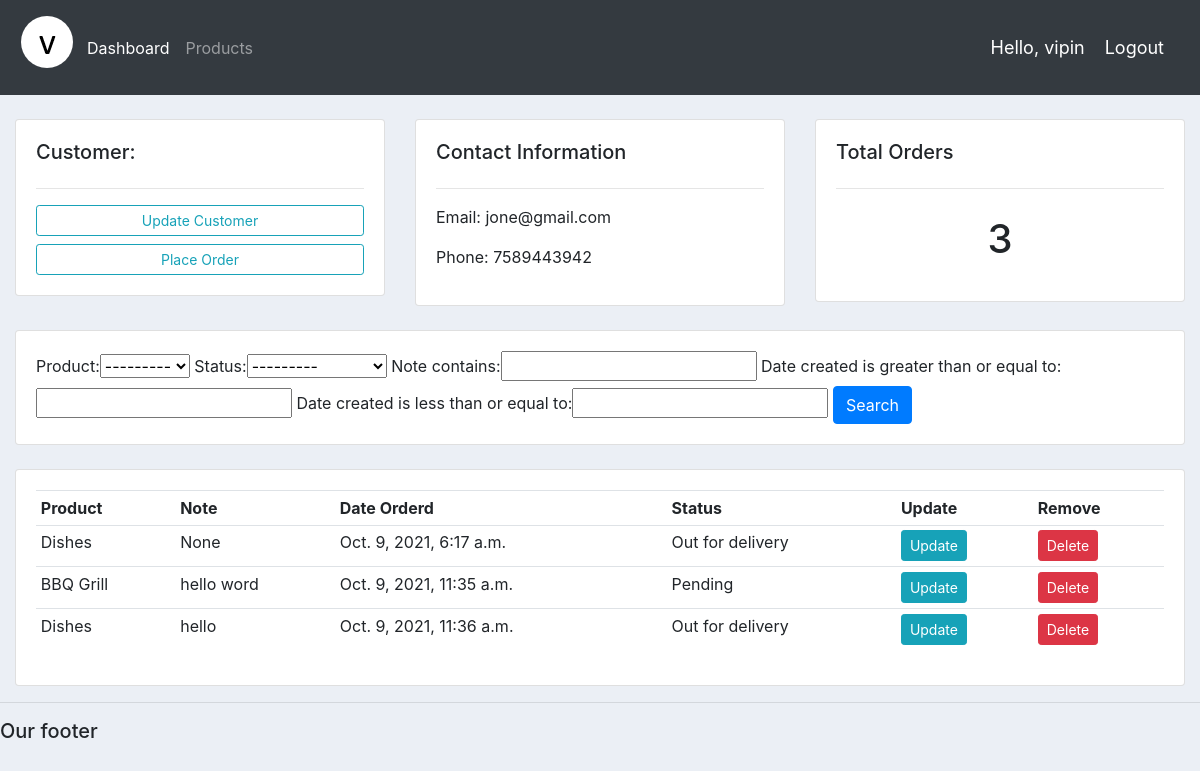
The app's page /customer/1/ (signed in) with its own data.
### accounts/models.py (models this page shows, shortened)
class Customer(models.Model):
    user = models.OneToOneField(User, null=True, blank=True, on_delete=models.CASCADE)
    name = models.CharField(max_length=200, null = True)
    phone = models.CharField(max_length=200, null= True)
    email = models.CharField(max_length=200, null= True)
    profile_pic = models.ImageField(default="profile.png", null=True, blank=True)
    date_created = models.DateTimeField(auto_now_add=True, null=True)

class Order(models.Model):
    STATUS = (
        ('Pending', 'Pending'),
        ('Out for delivery', 'Out for delivery'),
        ('Delivered', 'Delivered'),
    )
    customer = models.ForeignKey(Customer, null=True, on_delete=models.SET_NULL)
    product = models.ForeignKey(Product, null=True, on_delete=models.SET_NULL)
    date_created = models.DateTimeField(auto_now_add=True, null=True)
    status = models.CharField(max_length=200, null = True, choices=STATUS)
    note = models.CharField(max_length=1000, null = True)

class Product(models.Model):
    CATEGORY = (
        ('Indoor', 'Indoor'),
        ('Out Door', 'Out Door'),
    )
    name = models.CharField(max_length=200, null=True)
    price = models.FloatField(null=True)
    category = models.CharField(max_length=200, null=True, choices=CATEGORY)
    description = models.CharField(max_length=200, null=True, blank=True)
    date_created = models.DateTimeField(auto_now_add=True, null=True)
    tags = models.ManyToManyField(Tag)
    def __str__(self):
        return self.name

### accounts/decorators.py (the view)
        def wrapper_func(request, *args, **kwargs):
            group = None
            if request.user.groups.exists():
                group = request.user.groups.all()[0].name
            if group in allowed_roles:
                return view_func(request, *args, **kwargs)
            else:
                return HttpResponse('You are not authorized to view this page')

### accounts/views.py (called while the page is built)
@login_required(login_url='login')
@allowed_users(allowed_roles=['admin'])
def customers(request, pk):
    customer = Customer.objects.get(id=pk)
    orders = customer.order_set.all()
    order_count = orders.count()
    myFilter = OrderFilter(request.GET, queryset=orders)
    orders = myFilter.qs
    context = {'customer': customer, 'orders': orders, 'order_count': order_count, 'myFilter': myFilter}
    return render(request, 'accounts/customer.html', context)

### accounts/templates/accounts/customer.html
{%  extends 'accounts/main.html' %}
{% block content %}
	<br>
<div class="row">
	<div class="col-md">
		<div class="card card-body">
			<h5>Customer:</h5>
			<hr>
			<a class="btn btn-outline-info  btn-sm btn-block" href="">Update Customer</a>
			<a class="btn btn-outline-info  btn-sm btn-block" href=" {% url 'create_order' customer.id %} ">Place Order</a>
		</div>
	</div>
	<div class="col-md">
		<div class="card card-body">
			<h5>Contact Information</h5>
			<hr>
			<p>Email: {{customer.email}} </p>
			<p>Phone: {{customer.phone}} </p>
		</div>
	</div>
	<div class="col-md">
		<div class="card card-body">
			<h5>Total Orders</h5>
			<hr>
			<h1 style="text-align: center;padding: 10px"> {{order_count}} </h1>
		</div>
	</div>
</div>
<br>
<div class="row">
	<div class="col">
		<div class="card card-body">
			<form method="get">
				{{myFilter.form}}
		    <button class="btn btn-primary" type="submit">Search</button>
		  </form>
		</div>
	</div>
</div>
<br>
<div class="row">
	<div class="col-md">
		<div class="card card-body">
			<table class="table table-sm">
				<tr>
					<th>Product</th>
					<th>Note</th>
					<th>Date Orderd</th>
					<th>Status</th>
					<th>Update</th>
					<th>Remove</th>
				</tr>
				{% for order in orders %}
				<tr>
					<td> {{order.product}} </td>
					<td> {{order.note}} </td>
					<td> {{order.date_created}} </td>
					<td> {{order.status}} </td>
					<td> <a class="btn btn-sm btn-info" href=" {% url 'update_order' order.id %} ">Update</a> </td>
					<td><a class="btn btn-sm btn-danger" href=" {% url 'delete_order' order.id %} ">Delete</a></td>
				</tr>
				{% endfor %}
			</table>
		</div>
	</div>
</div>
{% endblock %}

### accounts/templates/accounts/navbar.html (shortened to what this page needs)
{% load static %}
<nav class="navbar navbar-expand-lg navbar-dark bg-dark">
  <img src="{% static '/images/logo1.png' %}" alt="">
  <div class="collapse navbar-collapse" id="navbarNav">
    <ul class="navbar-nav">
      {% if request.user.is_staff %}
      <li class="nav-item active">
        <a class="nav-link" href=" {% url 'home' %} ">Dashboard</a>
      </li>
      <li class="nav-item">
        <a class="nav-link" href="{% url 'products' %}">Products</a>
      </li>
      {% else %}
      <li class="nav-item">
        <a class="nav-link" href="{% url 'account' %}">Settings</a>
      </li>
      {% endif %}
    </ul>
  </div>
  <span id="hello-msg">Hello, {{ request.user }} </span>
  <span><a id="hello-msg" href=" {% url 'logout' %} ">Logout</a></span>
</nav>

### static/css/main.css (style rules this page uses)
body { background-color: #ebeff5; }

### accounts/templates/accounts/navbar.html (style rules this page uses)
#hello-msg { font-size: 18px; color: #FFF; margin-right: 20px; }

### records on screen
Customer: email "jone@gmail.com", phone "7589443942"
Order: product "Dishes", note "None", date_created "Oct. 9, 2021, 6:17 a.m.", status "Out for delivery"
Order: product "BBQ Grill", note "hello word", date_created "Oct. 9, 2021, 11:35 a.m.", status "Pending"
Order: product "Dishes", note "hello", date_created "Oct. 9, 2021, 11:36 a.m.", status "Out for delivery"

### other values on screen
{{ request.user }} "vipin"
{{ order_count }} "3"
